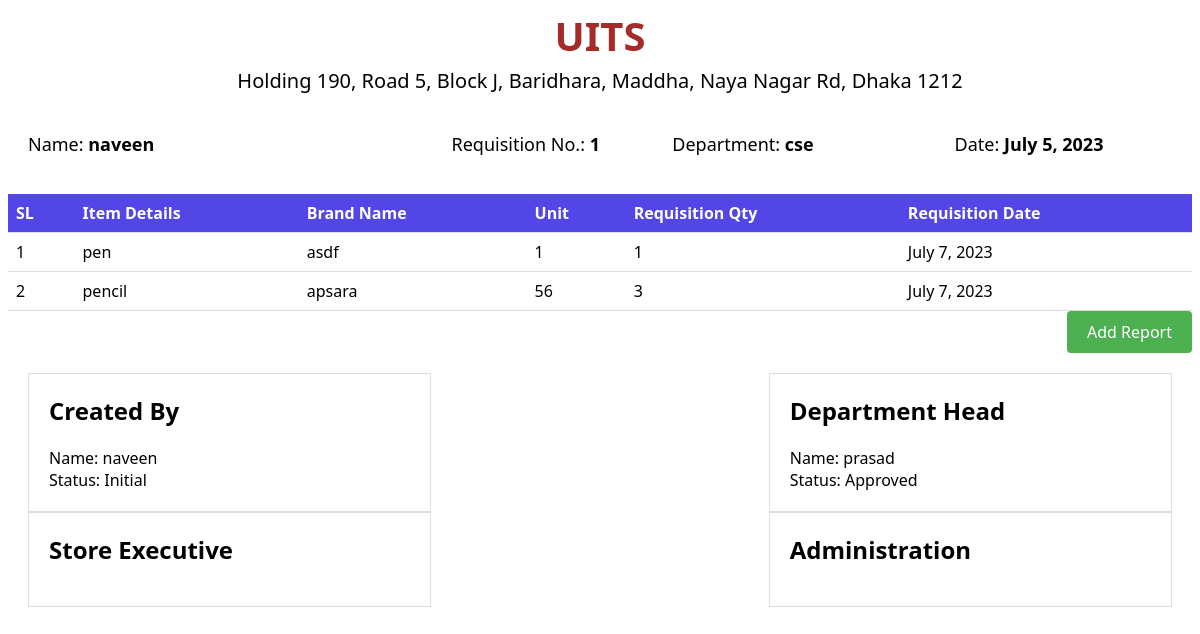
The app's page /report/1/, older data.
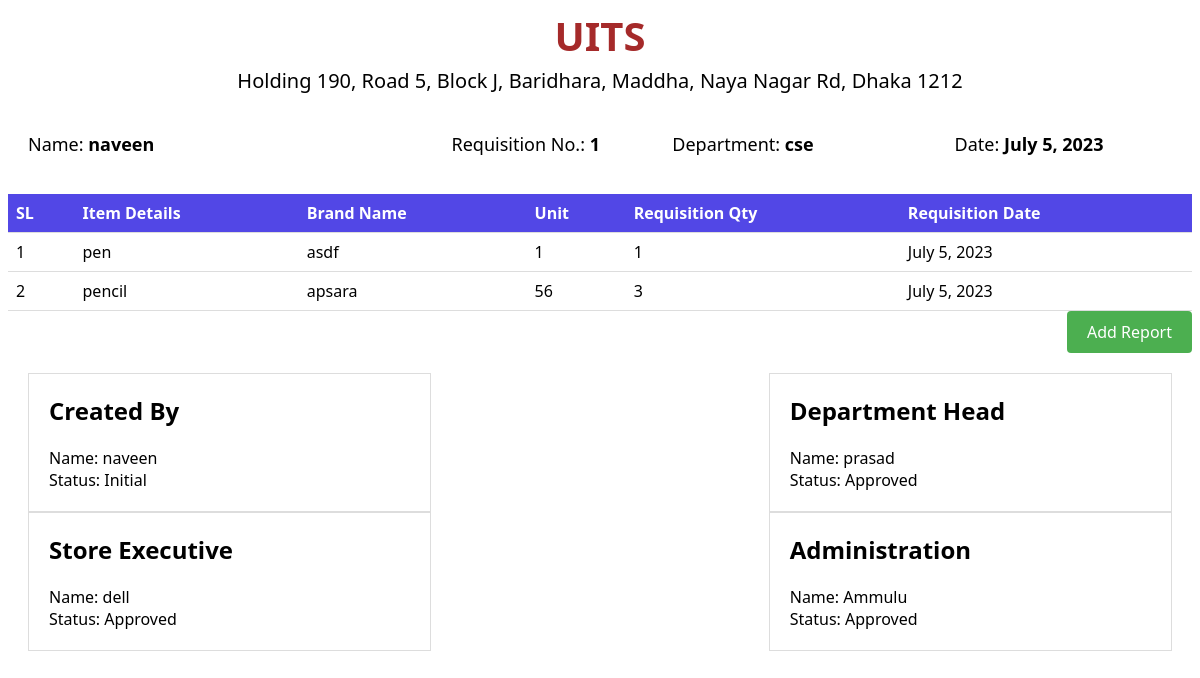
The same page, newer data.
### apps/models.py (models this page shows, shortened)
class Requisition(models.Model):
    user_name = models.CharField(max_length=100)
    department_name = models.CharField(max_length=100)
    requisition_date = models.DateField(default=datetime.today())
    requisition_no = models.AutoField(primary_key=True)
    remark = models.TextField(blank=True)
    role_choices=(
        ('Department Head','Department Head'),
        ('Store Executive','Store Executive'),
         ('Administration','Administration'),
    )
    approval_role = models.CharField(max_length=100, choices=role_choices, default='Department Head')
    APPROVAL_CHOICES = (
        ('PENDING', 'Pending'),
        ('APPROVED', 'Approved'),
        ('REJECTED', 'Rejected'),
    )
    approval_status = models.CharField(max_length=10, choices=APPROVAL_CHOICES, default='PENDING')

class Report(models.Model):
    requisition_no = models.ForeignKey(Requisition, on_delete=models.CASCADE, to_field='requisition_no')
    item_details = models.CharField(max_length=100)
    brand_name = models.CharField(max_length=50)
    unit = models.CharField(max_length=20)
    requisition_qty = models.IntegerField()
    requisition_date = models.DateField()

class Approval(models.Model):
    username=models.CharField(max_length=100,default="")
    APPROVAL_ROLES = (
        ('Department Head', 'Department Head'),
        ('Store Executive', 'Store Executive'),
        ('Administration', 'Administration'),
    )
    requisition_no = models.CharField(max_length=100)
    approval_role = models.CharField(max_length=50, choices=APPROVAL_ROLES)
    STATUS_CHOICES = (
        ('Pending', 'Pending'),
        ('Approved', 'Approved'),
        ('Rejected', 'Rejected'),
    )
    status = models.CharField(max_length=20, choices=STATUS_CHOICES)
    remark=models.CharField(max_length=100,default="")

### apps/views.py (the view)
# urls.py: path('report/<int:requisition_no>/', views.report_view, name='report'),
def report_view(request, requisition_no):
    report = Report.objects.filter(requisition_no=requisition_no)
    dh = Approval.objects.filter(requisition_no=requisition_no ,approval_role='Department Head')
    se = Approval.objects.filter(requisition_no=requisition_no ,approval_role='Store Executive')
    adm = Approval.objects.filter(requisition_no=requisition_no ,approval_role='Administration')
    req=Requisition.objects.get(requisition_no=requisition_no)
    return render(request, 'report.html', {'requisition_no': requisition_no,'adm':adm,"req":req,'report':report,'dh':dh,'se':se})

### apps/templates/report.html (shortened to what this page needs)
<!DOCTYPE html>
<html>
<head>
</head>
<body>
    <div class="header">
        <h1>UITS</h1>
        <p>Holding 190, Road 5, Block J, Baridhara, Maddha, Naya Nagar Rd, Dhaka 1212</p>
        </div>
    <div class="container">
        <div class="name">
            <p>
                Name: <span>{{ req.user_name }}</span>
            </p>
        </div>
        <div class="req">
            <p>
                Requisition No.: <span>{{ req.requisition_no }}</span>
            </p>
        </div>
        <div class="dep">
            <p>Department: <span>{{ req.department_name }}</span></p>
        </div>
        <div class="dt">
           <p>Date: <span>{{ req.requisition_date }}</span></p>
        </div>
    </div>
    <table>
        <thead>
            <tr>
                <th>SL</th>
                <th>Item Details</th>
                <th>Brand Name</th>
                <th>Unit</th>
                <th>Requisition Qty</th>
                <th>Requisition Date</th>
            </tr>
        </thead>
        <tbody>
            {% for item in report %}
                <tr>
                    <td>{{ forloop.counter }}</td>
                    <td>{{ item.item_details }}</td>
                    <td>{{ item.brand_name }}</td>
                    <td>{{ item.unit }}</td>
                    <td>{{ item.requisition_qty }}</td>
                    <td>{{ item.requisition_date }}</td>
                </tr>
            {% endfor %}
        </tbody>
    </table>
    <div class="button-container">
        <a href="{% url 'add_report' requisition_no %}" class="add-report-button">Add Report</a>
    </div>
    <div class="container">
        <div class="section">
            <h2>Created By</h2>
            <label for="username">Name: {{ req.user_name }}</label>
            <br>
            <label for="status">Status: Initial</label>
        </div>
        <div class="section">
            <h2>Department Head</h2>
            {% for item in dh %}
            <label for="username">Name: {{ item.username }}</label>
            <br>
            <label for="status">Status: {{ item.get_status_display }}</label>
            <br>
            {% endfor %}
        </div>
        <div class="section">
            <h2>Store Executive</h2>
            {% for s in se %}
            <label for="username">Name: {{ s.username }}</label>
            <br>
            <label for="status">Status: {{ s.get_status_display }}</label>
            <br>
            {% endfor %}
        </div>
        <div class="section">
            <h2>Administration</h2>
            {% for s in adm %}
            <label for="username">Name: {{ s.username }}</label>
            <br>
            <label for="status">Status: {{ s.get_status_display }}</label>
            <br>
            {% endfor %}
        </div>
    </div>
</body>
</html>

### apps/templates/report.html (style rules this page uses)
body { font-family: 'Segoe UI', Tahoma, Geneva, Verdana, sans-serif; }
table { border-collapse: collapse; width: 100%; }
th, td { padding: 8px; text-align: left; border-bottom: 1px solid #ddd; }
th { background-color: #5247e6; color: white; }
.header { margin-bottom: 20px; text-align: center; }
.header h1 { margin: 0; font-size: 40px; color:brown; }
.header p { margin: 4px 0; font-size: 20px; }
.button-container { text-align: right; margin-bottom: 20px; }
.container { display: flex; flex-wrap: wrap; justify-content: space-between; margin: 20px; }
.section { flex-basis: calc(33.33% - 20px); padding: 20px; border: 1px solid #ddd; }
.section h2 { margin-top: 0; }
.add-report-button { display: inline-block; padding: 10px 20px; background-color: #4CAF50; color: white; text-decoration: none; border-radius: 4px; transition: background-color 0.3s ease; }
.dt { text-align: right; font-size: 18px; }
.dep { text-align: left; font-size: 18px; }
.name { text-align: left; font-size: 18px; }
.req { text-align: right; font-size: 18px; }
.container { display: flex; justify-content: space-between; align-items: center; }
.name, .req, .dep, .dt { flex-basis: 25%; text-align: center; }
.name { text-align: left; }
.req { text-align: right; }
.name span, .req span, .dep span, .dt span { font-weight: bold; }

Row changes from the older to the newer data that the page shows:
changed Report "pen": requisition_date "July 7, 2023" → "July 5, 2023"
changed Report "pencil": requisition_date "July 7, 2023" → "July 5, 2023"
added Approval: username "dell", status "Approved", shown under "Store Executive"
added Approval: username "Ammulu", status "Approved", shown under "Administration"
